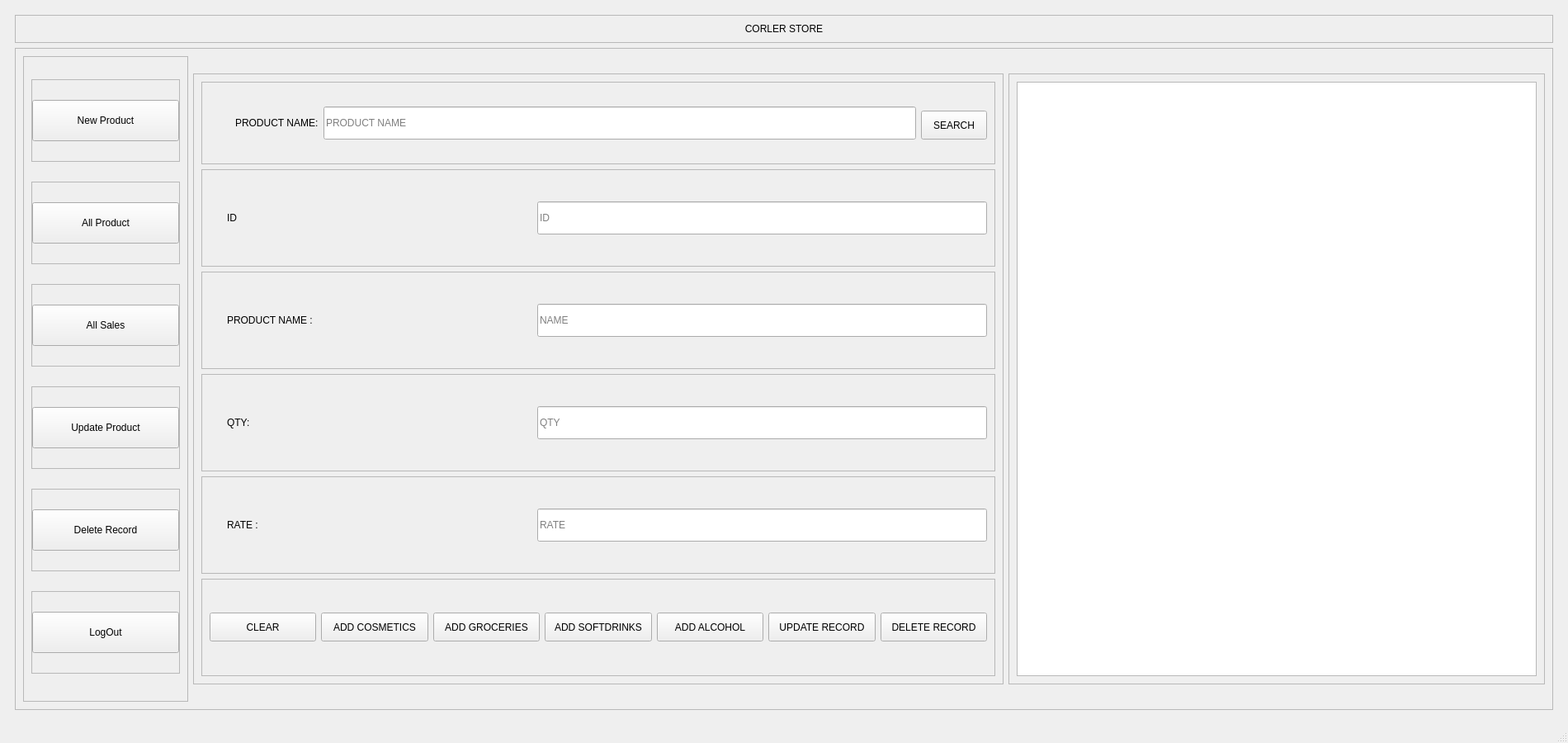
<?xml version="1.0" encoding="UTF-8"?>
<ui version="4.0">
 <class>MainWindow</class>
 <widget class="QMainWindow" name="MainWindow">
  <property name="geometry">
   <rect>
    <x>0</x>
    <y>0</y>
    <width>1900</width>
    <height>900</height>
   </rect>
  </property>
  <property name="windowTitle">
   <string>MainWindow</string>
  </property>
  <widget class="QWidget" name="centralwidget">
   <layout class="QHBoxLayout" name="horizontalLayout">
    <item>
     <widget class="QWidget" name="widget" native="true">
      <layout class="QVBoxLayout" name="verticalLayout">
       <item>
        <widget class="QFrame" name="frame">
         <property name="maximumSize">
          <size>
           <width>16777215</width>
           <height>120</height>
          </size>
         </property>
         <property name="frameShape">
          <enum>QFrame::StyledPanel</enum>
         </property>
         <property name="frameShadow">
          <enum>QFrame::Raised</enum>
         </property>
         <layout class="QHBoxLayout" name="horizontalLayout_13">
          <item>
           <widget class="QLabel" name="label_8">
            <property name="styleSheet">
             <string notr="true">font: 36pt &quot;Jokerman&quot;;</string>
            </property>
            <property name="text">
             <string>CORLER STORE</string>
            </property>
            <property name="alignment">
             <set>Qt::AlignCenter</set>
            </property>
           </widget>
          </item>
         </layout>
        </widget>
       </item>
       <item>
        <widget class="QFrame" name="frame_2">
         <property name="frameShape">
          <enum>QFrame::StyledPanel</enum>
         </property>
         <property name="frameShadow">
          <enum>QFrame::Raised</enum>
         </property>
         <layout class="QHBoxLayout" name="horizontalLayout_2">
          <item>
           <widget class="QFrame" name="frame_3">
            <property name="minimumSize">
             <size>
              <width>200</width>
              <height>0</height>
             </size>
            </property>
            <property name="maximumSize">
             <size>
              <width>230</width>
              <height>16777215</height>
             </size>
            </property>
            <property name="frameShape">
             <enum>QFrame::StyledPanel</enum>
            </property>
            <property name="frameShadow">
             <enum>QFrame::Raised</enum>
            </property>
            <layout class="QVBoxLayout" name="verticalLayout_2">
             <item>
              <widget class="QFrame" name="frame_8">
               <property name="maximumSize">
                <size>
                 <width>16777215</width>
                 <height>100</height>
                </size>
               </property>
               <property name="frameShape">
                <enum>QFrame::StyledPanel</enum>
               </property>
               <property name="frameShadow">
                <enum>QFrame::Raised</enum>
               </property>
               <layout class="QHBoxLayout" name="horizontalLayout_3">
                <property name="spacing">
                 <number>0</number>
                </property>
                <property name="leftMargin">
                 <number>0</number>
                </property>
                <property name="topMargin">
                 <number>0</number>
                </property>
                <property name="rightMargin">
                 <number>0</number>
                </property>
                <property name="bottomMargin">
                 <number>0</number>
                </property>
                <item>
                 <widget class="QPushButton" name="registration">
                  <property name="maximumSize">
                   <size>
                    <width>16777215</width>
                    <height>50</height>
                   </size>
                  </property>
                  <property name="text">
                   <string>New Product</string>
                  </property>
                 </widget>
                </item>
               </layout>
              </widget>
             </item>
             <item>
              <widget class="QFrame" name="frame_6">
               <property name="maximumSize">
                <size>
                 <width>16777215</width>
                 <height>100</height>
                </size>
               </property>
               <property name="frameShape">
                <enum>QFrame::StyledPanel</enum>
               </property>
               <property name="frameShadow">
                <enum>QFrame::Raised</enum>
               </property>
               <layout class="QHBoxLayout" name="horizontalLayout_6">
                <property name="spacing">
                 <number>0</number>
                </property>
                <property name="leftMargin">
                 <number>0</number>
                </property>
                <property name="topMargin">
                 <number>0</number>
                </property>
                <property name="rightMargin">
                 <number>0</number>
                </property>
                <property name="bottomMargin">
                 <number>0</number>
                </property>
                <item>
                 <widget class="QPushButton" name="showall">
                  <property name="maximumSize">
                   <size>
                    <width>16777215</width>
                    <height>50</height>
                   </size>
                  </property>
                  <property name="text">
                   <string>All Product</string>
                  </property>
                 </widget>
                </item>
               </layout>
              </widget>
             </item>
             <item>
              <widget class="QFrame" name="frame_14">
               <property name="maximumSize">
                <size>
                 <width>16777215</width>
                 <height>100</height>
                </size>
               </property>
               <property name="frameShape">
                <enum>QFrame::StyledPanel</enum>
               </property>
               <property name="frameShadow">
                <enum>QFrame::Raised</enum>
               </property>
               <layout class="QHBoxLayout" name="horizontalLayout_16">
                <property name="spacing">
                 <number>0</number>
                </property>
                <property name="leftMargin">
                 <number>0</number>
                </property>
                <property name="topMargin">
                 <number>0</number>
                </property>
                <property name="rightMargin">
                 <number>0</number>
                </property>
                <property name="bottomMargin">
                 <number>0</number>
                </property>
                <item>
                 <widget class="QPushButton" name="sale">
                  <property name="maximumSize">
                   <size>
                    <width>16777215</width>
                    <height>50</height>
                   </size>
                  </property>
                  <property name="text">
                   <string>All Sales</string>
                  </property>
                 </widget>
                </item>
               </layout>
              </widget>
             </item>
             <item>
              <widget class="QFrame" name="frame_9">
               <property name="maximumSize">
                <size>
                 <width>16777215</width>
                 <height>100</height>
                </size>
               </property>
               <property name="frameShape">
                <enum>QFrame::StyledPanel</enum>
               </property>
               <property name="frameShadow">
                <enum>QFrame::Raised</enum>
               </property>
               <layout class="QHBoxLayout" name="horizontalLayout_5">
                <property name="spacing">
                 <number>0</number>
                </property>
                <property name="leftMargin">
                 <number>0</number>
                </property>
                <property name="topMargin">
                 <number>0</number>
                </property>
                <property name="rightMargin">
                 <number>0</number>
                </property>
                <property name="bottomMargin">
                 <number>0</number>
                </property>
                <item>
                 <widget class="QPushButton" name="update">
                  <property name="maximumSize">
                   <size>
                    <width>16777215</width>
                    <height>50</height>
                   </size>
                  </property>
                  <property name="text">
                   <string>Update Product</string>
                  </property>
                 </widget>
                </item>
               </layout>
              </widget>
             </item>
             <item>
              <widget class="QFrame" name="frame_7">
               <property name="maximumSize">
                <size>
                 <width>16777215</width>
                 <height>100</height>
                </size>
               </property>
               <property name="frameShape">
                <enum>QFrame::StyledPanel</enum>
               </property>
               <property name="frameShadow">
                <enum>QFrame::Raised</enum>
               </property>
               <layout class="QHBoxLayout" name="horizontalLayout_4">
                <property name="spacing">
                 <number>0</number>
                </property>
                <property name="leftMargin">
                 <number>0</number>
                </property>
                <property name="topMargin">
                 <number>0</number>
                </property>
                <property name="rightMargin">
                 <number>0</number>
                </property>
                <property name="bottomMargin">
                 <number>0</number>
                </property>
                <item>
                 <widget class="QPushButton" name="delete_2">
                  <property name="maximumSize">
                   <size>
                    <width>16777215</width>
                    <height>50</height>
                   </size>
                  </property>
                  <property name="text">
                   <string>Delete Record</string>
                  </property>
                 </widget>
                </item>
               </layout>
              </widget>
             </item>
             <item>
              <widget class="QFrame" name="frame_12">
               <property name="maximumSize">
                <size>
                 <width>16777215</width>
                 <height>100</height>
                </size>
               </property>
               <property name="frameShape">
                <enum>QFrame::StyledPanel</enum>
               </property>
               <property name="frameShadow">
                <enum>QFrame::Raised</enum>
               </property>
               <layout class="QHBoxLayout" name="horizontalLayout_11">
                <property name="spacing">
                 <number>0</number>
                </property>
                <property name="leftMargin">
                 <number>0</number>
                </property>
                <property name="topMargin">
                 <number>0</number>
                </property>
                <property name="rightMargin">
                 <number>0</number>
                </property>
                <property name="bottomMargin">
                 <number>0</number>
                </property>
                <item>
                 <widget class="QPushButton" name="logout">
                  <property name="maximumSize">
                   <size>
                    <width>16777215</width>
                    <height>50</height>
                   </size>
                  </property>
                  <property name="text">
                   <string>LogOut</string>
                  </property>
                 </widget>
                </item>
               </layout>
              </widget>
             </item>
            </layout>
           </widget>
          </item>
          <item>
           <widget class="QFrame" name="frame_4">
            <property name="maximumSize">
             <size>
              <width>1000</width>
              <height>740</height>
             </size>
            </property>
            <property name="frameShape">
             <enum>QFrame::StyledPanel</enum>
            </property>
            <property name="frameShadow">
             <enum>QFrame::Raised</enum>
            </property>
            <layout class="QVBoxLayout" name="verticalLayout_3">
             <item>
              <widget class="QFrame" name="checker">
               <property name="maximumSize">
                <size>
                 <width>16777215</width>
                 <height>100</height>
                </size>
               </property>
               <property name="frameShape">
                <enum>QFrame::StyledPanel</enum>
               </property>
               <property name="frameShadow">
                <enum>QFrame::Raised</enum>
               </property>
               <layout class="QHBoxLayout" name="horizontalLayout_15">
                <property name="leftMargin">
                 <number>40</number>
                </property>
                <item>
                 <widget class="QLabel" name="label_9">
                  <property name="minimumSize">
                   <size>
                    <width>50</width>
                    <height>0</height>
                   </size>
                  </property>
                  <property name="styleSheet">
                   <string notr="true">font: 75 18pt &quot;MS Shell Dlg 2&quot;;</string>
                  </property>
                  <property name="text">
                   <string>PRODUCT NAME:</string>
                  </property>
                 </widget>
                </item>
                <item>
                 <widget class="QLineEdit" name="reg">
                  <property name="maximumSize">
                   <size>
                    <width>16777215</width>
                    <height>40</height>
                   </size>
                  </property>
                  <property name="placeholderText">
                   <string>PRODUCT NAME</string>
                  </property>
                 </widget>
                </item>
                <item>
                 <widget class="QPushButton" name="checking">
                  <property name="minimumSize">
                   <size>
                    <width>75</width>
                    <height>35</height>
                   </size>
                  </property>
                  <property name="maximumSize">
                   <size>
                    <width>16777215</width>
                    <height>30</height>
                   </size>
                  </property>
                  <property name="text">
                   <string>SEARCH</string>
                  </property>
                 </widget>
                </item>
               </layout>
              </widget>
             </item>
             <item>
              <widget class="QFrame" name="frame_11">
               <property name="frameShape">
                <enum>QFrame::StyledPanel</enum>
               </property>
               <property name="frameShadow">
                <enum>QFrame::Raised</enum>
               </property>
               <layout class="QHBoxLayout" name="horizontalLayout_9">
                <property name="leftMargin">
                 <number>30</number>
                </property>
                <item>
                 <widget class="QLabel" name="label_3">
                  <property name="minimumSize">
                   <size>
                    <width>370</width>
                    <height>0</height>
                   </size>
                  </property>
                  <property name="styleSheet">
                   <string notr="true">font: 75 15pt &quot;MS Shell Dlg 2&quot;;</string>
                  </property>
                  <property name="text">
                   <string>ID</string>
                  </property>
                 </widget>
                </item>
                <item>
                 <widget class="QLineEdit" name="ID">
                  <property name="minimumSize">
                   <size>
                    <width>360</width>
                    <height>40</height>
                   </size>
                  </property>
                  <property name="placeholderText">
                   <string>ID</string>
                  </property>
                 </widget>
                </item>
               </layout>
              </widget>
             </item>
             <item>
              <widget class="QFrame" name="frame_10">
               <property name="frameShape">
                <enum>QFrame::StyledPanel</enum>
               </property>
               <property name="frameShadow">
                <enum>QFrame::Raised</enum>
               </property>
               <layout class="QHBoxLayout" name="horizontalLayout_8">
                <property name="leftMargin">
                 <number>30</number>
                </property>
                <item>
                 <widget class="QLabel" name="label_4">
                  <property name="minimumSize">
                   <size>
                    <width>370</width>
                    <height>0</height>
                   </size>
                  </property>
                  <property name="styleSheet">
                   <string notr="true">font: 75 15pt &quot;MS Shell Dlg 2&quot;;</string>
                  </property>
                  <property name="text">
                   <string>PRODUCT NAME :</string>
                  </property>
                 </widget>
                </item>
                <item>
                 <widget class="QLineEdit" name="NAME">
                  <property name="minimumSize">
                   <size>
                    <width>360</width>
                    <height>40</height>
                   </size>
                  </property>
                  <property name="placeholderText">
                   <string>NAME</string>
                  </property>
                 </widget>
                </item>
               </layout>
              </widget>
             </item>
             <item>
              <widget class="QFrame" name="frame_16">
               <property name="frameShape">
                <enum>QFrame::StyledPanel</enum>
               </property>
               <property name="frameShadow">
                <enum>QFrame::Raised</enum>
               </property>
               <layout class="QHBoxLayout" name="horizontalLayout_14">
                <property name="leftMargin">
                 <number>30</number>
                </property>
                <item>
                 <widget class="QLabel" name="label_6">
                  <property name="minimumSize">
                   <size>
                    <width>370</width>
                    <height>0</height>
                   </size>
                  </property>
                  <property name="styleSheet">
                   <string notr="true">font: 75 15pt &quot;MS Shell Dlg 2&quot;;</string>
                  </property>
                  <property name="text">
                   <string>QTY:</string>
                  </property>
                 </widget>
                </item>
                <item>
                 <widget class="QLineEdit" name="QTY">
                  <property name="minimumSize">
                   <size>
                    <width>360</width>
                    <height>40</height>
                   </size>
                  </property>
                  <property name="placeholderText">
                   <string>QTY</string>
                  </property>
                 </widget>
                </item>
               </layout>
              </widget>
             </item>
             <item>
              <widget class="QFrame" name="frame_15">
               <property name="frameShape">
                <enum>QFrame::StyledPanel</enum>
               </property>
               <property name="frameShadow">
                <enum>QFrame::Raised</enum>
               </property>
               <layout class="QHBoxLayout" name="horizontalLayout_12">
                <property name="leftMargin">
                 <number>30</number>
                </property>
                <item>
                 <widget class="QLabel" name="label_5">
                  <property name="minimumSize">
                   <size>
                    <width>370</width>
                    <height>0</height>
                   </size>
                  </property>
                  <property name="styleSheet">
                   <string notr="true">font: 75 15pt &quot;MS Shell Dlg 2&quot;;</string>
                  </property>
                  <property name="text">
                   <string>RATE :</string>
                  </property>
                 </widget>
                </item>
                <item>
                 <widget class="QLineEdit" name="RATE">
                  <property name="minimumSize">
                   <size>
                    <width>360</width>
                    <height>40</height>
                   </size>
                  </property>
                  <property name="placeholderText">
                   <string>RATE</string>
                  </property>
                 </widget>
                </item>
               </layout>
              </widget>
             </item>
             <item>
              <widget class="QFrame" name="frame_13">
               <property name="styleSheet">
                <string notr="true">font: 10pt &quot;MS Shell Dlg 2&quot;;</string>
               </property>
               <property name="frameShape">
                <enum>QFrame::StyledPanel</enum>
               </property>
               <property name="frameShadow">
                <enum>QFrame::Raised</enum>
               </property>
               <layout class="QHBoxLayout" name="horizontalLayout_7">
                <item>
                 <widget class="QPushButton" name="clear_btn">
                  <property name="minimumSize">
                   <size>
                    <width>0</width>
                    <height>35</height>
                   </size>
                  </property>
                  <property name="text">
                   <string>CLEAR</string>
                  </property>
                 </widget>
                </item>
                <item>
                 <widget class="QPushButton" name="newcos">
                  <property name="minimumSize">
                   <size>
                    <width>0</width>
                    <height>35</height>
                   </size>
                  </property>
                  <property name="text">
                   <string>ADD COSMETICS</string>
                  </property>
                 </widget>
                </item>
                <item>
                 <widget class="QPushButton" name="newgroc">
                  <property name="minimumSize">
                   <size>
                    <width>0</width>
                    <height>35</height>
                   </size>
                  </property>
                  <property name="text">
                   <string>ADD GROCERIES</string>
                  </property>
                 </widget>
                </item>
                <item>
                 <widget class="QPushButton" name="newsod">
                  <property name="minimumSize">
                   <size>
                    <width>0</width>
                    <height>35</height>
                   </size>
                  </property>
                  <property name="text">
                   <string>ADD SOFTDRINKS</string>
                  </property>
                 </widget>
                </item>
                <item>
                 <widget class="QPushButton" name="newalc">
                  <property name="minimumSize">
                   <size>
                    <width>0</width>
                    <height>35</height>
                   </size>
                  </property>
                  <property name="text">
                   <string>ADD ALCOHOL</string>
                  </property>
                 </widget>
                </item>
                <item>
                 <widget class="QPushButton" name="updt">
                  <property name="minimumSize">
                   <size>
                    <width>0</width>
                    <height>35</height>
                   </size>
                  </property>
                  <property name="text">
                   <string>UPDATE RECORD</string>
                  </property>
                 </widget>
                </item>
                <item>
                 <widget class="QPushButton" name="delete_btn">
                  <property name="minimumSize">
                   <size>
                    <width>0</width>
                    <height>35</height>
                   </size>
                  </property>
                  <property name="text">
                   <string>DELETE RECORD</string>
                  </property>
                 </widget>
                </item>
               </layout>
              </widget>
             </item>
            </layout>
           </widget>
          </item>
          <item>
           <widget class="QFrame" name="frame_5">
            <property name="maximumSize">
             <size>
              <width>650</width>
              <height>740</height>
             </size>
            </property>
            <property name="frameShape">
             <enum>QFrame::StyledPanel</enum>
            </property>
            <property name="frameShadow">
             <enum>QFrame::Raised</enum>
            </property>
            <layout class="QHBoxLayout" name="horizontalLayout_10">
             <item>
              <widget class="QTableWidget" name="display">
               <property name="font">
                <font>
                 <pointsize>12</pointsize>
                 <weight>75</weight>
                 <bold>true</bold>
                </font>
               </property>
               <property name="editTriggers">
                <set>QAbstractItemView::NoEditTriggers</set>
               </property>
              </widget>
             </item>
            </layout>
           </widget>
          </item>
         </layout>
        </widget>
       </item>
      </layout>
     </widget>
    </item>
   </layout>
  </widget>
  <widget class="QMenuBar" name="menubar">
   <property name="geometry">
    <rect>
     <x>0</x>
     <y>0</y>
     <width>1900</width>
     <height>18</height>
    </rect>
   </property>
  </widget>
  <widget class="QStatusBar" name="statusbar"/>
 </widget>
 <resources/>
 <connections/>
</ui>
